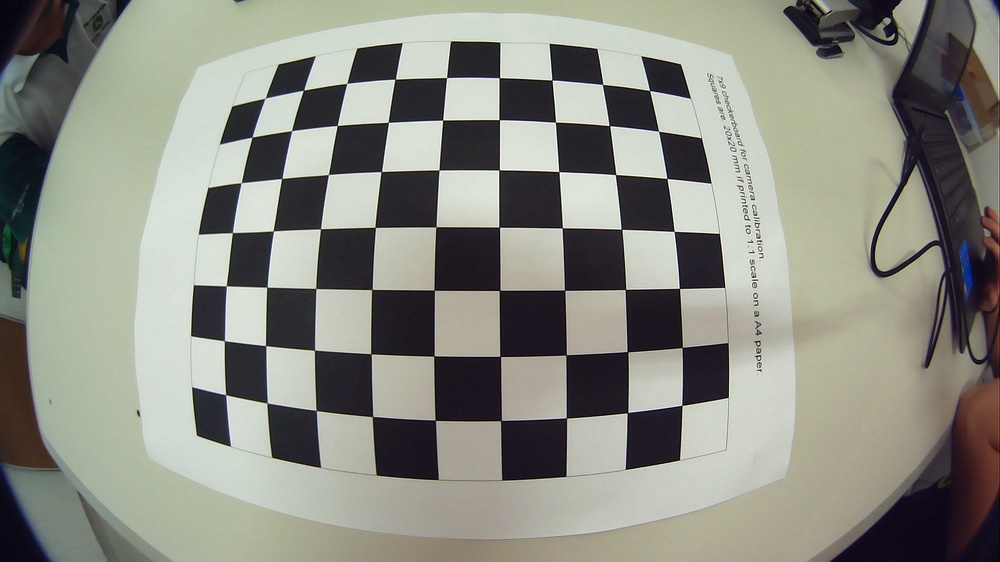
#> input picture P2/distorted.jpg, 1000 x 562 px, shrunk from 1920 x 1080 before the run; its folder holds only this picture in this run
$ jupyter execute --allow-errors 'Marker Based Augmented Reality.ipynb'
#> lines starting #> are read from the running program, lines starting #| are printed output that depends on the picture
[cell 1]
import numpy as np
import cv2 as cv
import glob

# termination criteria
criteria = (cv.TERM_CRITERIA_EPS + cv.TERM_CRITERIA_MAX_ITER, 30, 0.001)

# prepare object points, like (0,0,0), (1,0,0), (2,0,0) ....,(6,5,0)
objp = np.zeros((6*7, 3), np.float32)
objp[:, :2] = np.mgrid[0:7, 0:6].T.reshape(-1, 2)

# Arrays to store object points and image points from all the images.
objpoints = []  # 3d point in real world space
imgpoints = []  # 2d points in image plane.
images = glob.glob('*.jpg')
for fname in images:
    img = cv.imread(fname)
#> img is the input picture: shape (562, 1000, 3); mean B, G, R 130.2, 139.6, 138.4
    gray = cv.cvtColor(img, cv.COLOR_BGR2GRAY)
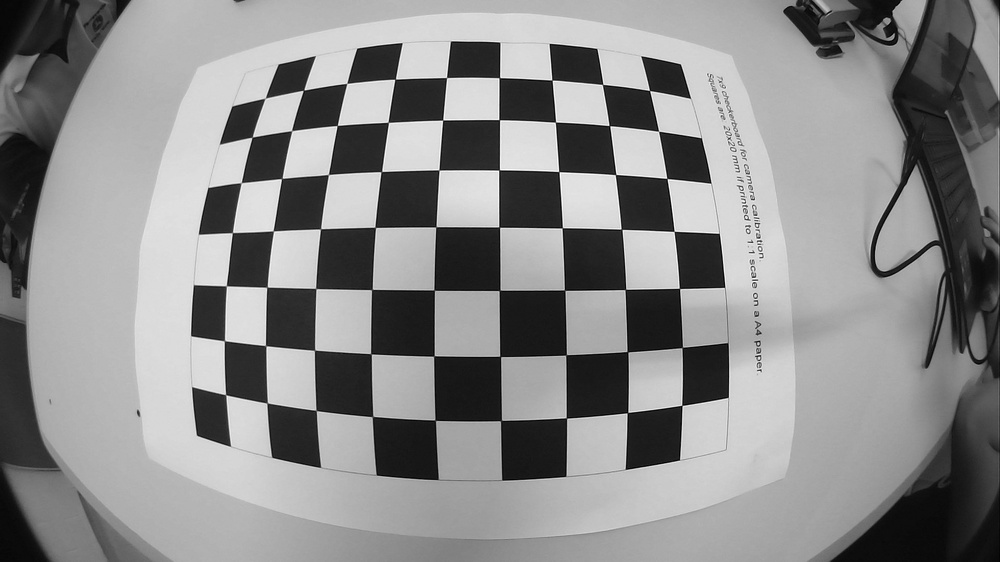
#> gray: shape (562, 1000); min 0, max 255, mean 138.1

    # Find the chess board corners
    ret, corners = cv.findChessboardCorners(gray, (7, 6), None)
#> ret = False; corners = None

    # If found, add object points, image points (after refining them)
    if ret == True:
        objpoints.append(objp)
        corners2 = cv.cornerSubPix(gray, corners, (11, 11), (-1, -1), criteria)
        imgpoints.append(corners)

        # Draw and display the corners
        cv.drawChessboardCorners(img, (7, 6), corners2, ret)
        cv.imshow('img', img)
        cv.waitKey(500)

cv.destroyAllWindows()
print(len(objpoints))
print(len(imgpoints))

#> (a cell that did not finish here is left out)

[cell 3]
img = cv.imread('distorted.jpeg')
h,  w = img.shape[:2]
#> h = 562; w = 1000
#> (the rest of this cell did not finish here and is left out)

[cell 4]
mean_error = 0
for i in range(len(objpoints)):
    imgpoints2, _ = cv.projectPoints(
        objpoints[i], rvecs[i], tvecs[i], mtx, dist)
    error = cv.norm(imgpoints[i], imgpoints2, cv.NORM_L2)/len(imgpoints2)
    mean_error += error

#> (the rest of this cell did not finish here and is left out)
